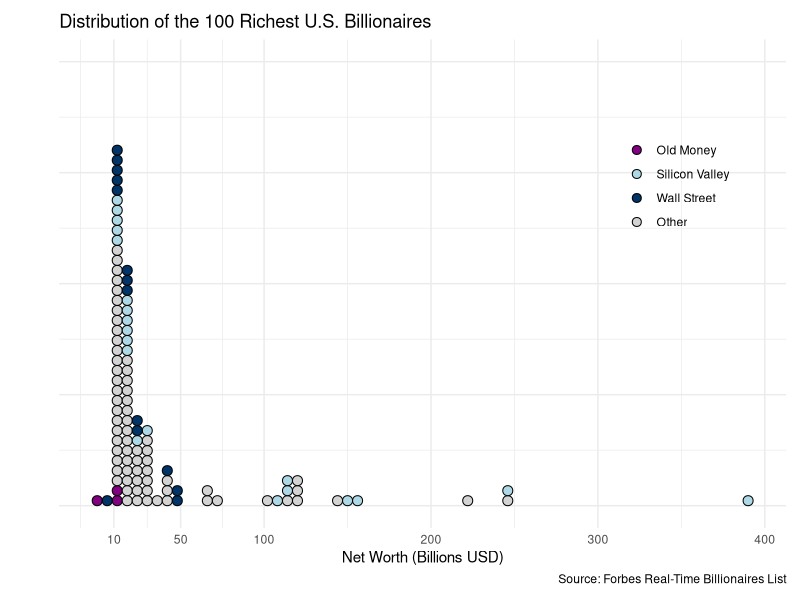

Recreate this plot in R.
library(tidyverse)

billionaires = read_csv("billionaires.csv") |>
    select(-rank, -image, -previous_worth) |>
    filter(country == "United States")

topline = billionaires |>
    slice(1:20) |>
    summarise(total_worth = sum(current_worth)) |>
    print()

# Combined net worth of top 20 billionaires is 2779 billion (or 2.779 trillion)

# Histogram of 100 richest billionaires

silicon_valley <- c(
  "Elon Musk",         # Tesla, SpaceX (SV-adjacent)
  "Mark Zuckerberg",   # Facebook (Meta)
  "Larry Page",        # Google (Alphabet)
  "Sergey Brin",       # Google (Alphabet)
  "Bill Gates",        # Microsoft
  "Melinda French Gates", # Microsoft, investments
  "Eric Schmidt",      # Google (Alphabet)
  "Dustin Moskovitz",  # Facebook (Meta)
  "Peter Thiel",       # Facebook, investments
  "Jan Koum",          # WhatsApp
  "Brian Armstrong",   # Coinbase (Cryptocurrency)
  "John Doerr",        # Venture Capital (Kleiner Perkins)
  "David Duffield",    # Workday, PeopleSoft (Business Software)
  "Lin Bin",           # Xiaomi (Smartphones, partly SV-linked)
  "Adam Foroughi",     # AppLovin (Marketing software, mobile games)
  "Jay Chaudhry",      # Zscaler (Security software)
  "Michael Dell",      # Dell Technologies
  "Robert Pera",       # Ubiquiti (Wireless networking)
  "Henry Nicholas III",# Broadcom (Semiconductors)
  "Jensen Huang"       # Nvidia (Semiconductors)
)

wall_street <- c(
  "Stephen Schwarzman",  # Blackstone (Private Equity)
  "Ken Griffin",         # Citadel (Hedge Funds)
  "Jeff Yass",           # Susquehanna International Group (Trading, Investments)
  "Steve Cohen",         # Point72, formerly SAC Capital (Hedge Funds)
  "David Tepper",        # Appaloosa Management (Hedge Funds)
  "Ray Dalio",           # Bridgewater Associates (Hedge Funds)
  "Israel Englander",    # Millennium Management (Hedge Funds)
  "Henry Kravis",        # KKR (Private Equity)
  "George Roberts",      # KKR (Private Equity)
  "Leon Black",          # Apollo Global Management (Private Equity)
  "Josh Harris",         # Apollo Global Management, 76ers (Private Equity)
  "Robert F. Smith",     # Vista Equity Partners (Private Equity)
  "James Simons",        # Renaissance Technologies (Hedge Funds) *not in list but notable*
  "Arthur Dantchik",     # Susquehanna International Group (Trading, Investments)
  "George Soros"
)

families = tibble(id = c("mellons", "rockefellers", "fords"),
                 name = c("Mellons", "Rockefellers", "Fords"),
                 industry = c("Old Money", "Old Money", "Old Money"),
                 current_worth = c(14.1, 10.3, 2))

billionaires_plot = billionaires |>
    slice(1:100, 179) |>
    mutate(industry = case_when(name %in% silicon_valley ~ "Silicon Valley",
                                name %in% wall_street ~ "Wall Street",
                                TRUE ~ "Other")) |>
    bind_rows(families)

custom_colors = c("#800080", "#ADD8E6", "#003366", "#D3D3D3")

billionaires_plot |>
  ggplot(aes(x = current_worth, fill = industry)) +
  geom_dotplot(binwidth = 6, dotsize = 1, method = "histodot",
               stackgroups = TRUE) +
  labs(x = "Net Worth (Billions USD)", y = NULL,
       title = "Distribution of the 100 Richest U.S. Billionaires",
       caption = "Source: Forbes Real-Time Billionaires List") +
  theme_minimal() +
  scale_x_continuous(breaks = c(10, 50, 100, 200, 300, 400),
                     labels = c("10", "50", "100", "200", "300", "400")) +
  scale_y_continuous(labels = NULL) +
  scale_fill_manual(values = custom_colors,
                    breaks = c("Old Money", "Silicon Valley", "Wall Street", "Other")) +
  guides(fill = guide_legend(title = NULL)) +
  theme(legend.position = c(0.85, 0.7),
        plot.margin = margin(t = 10, r = 10, b = 10, l = 40))







